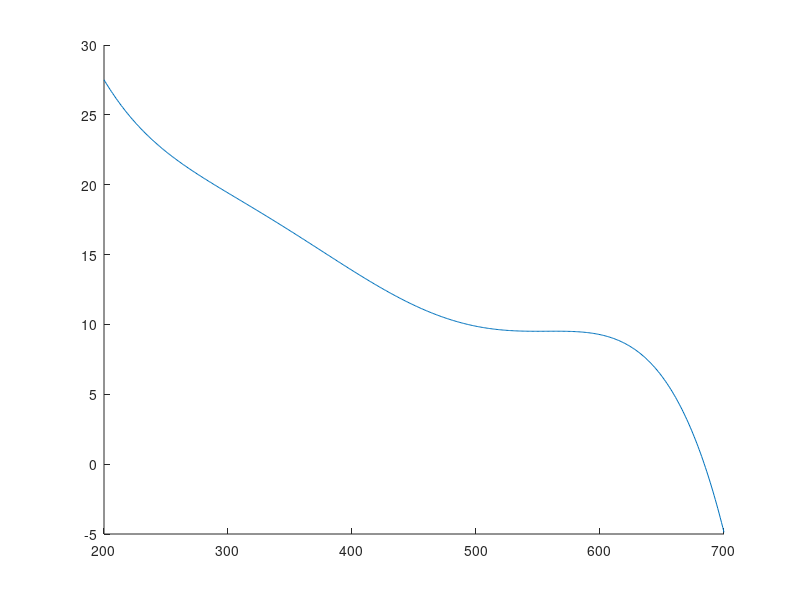
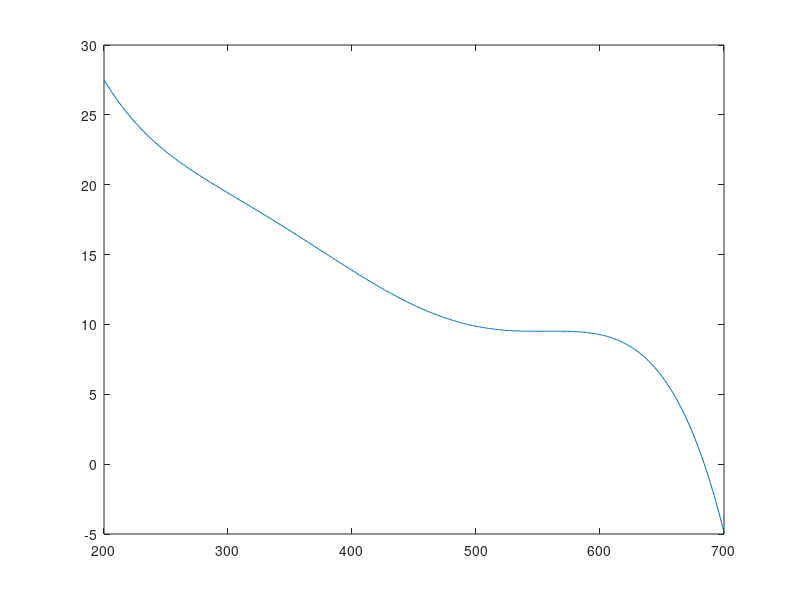

The MATLAB script that drew these images, in order:
m = 4096;
c = [200.3775041
-2.265766565
0.011639533
-2.99194E-05
3.74087E-08
-1.81E-11];
ca = m*c;

x = [200:700];

y = c(1) + c(2)*x + c(3)*x.^2 + c(4)*x.^3 + c(5)*x.^4 + c(6)*x.^5;
ya = (ca(1) + ca(2)*x + ca(3)*x.^2 + ca(4)*x.^3 + ca(5)*x.^4 + ca(6)*x.^5)/m;

hold on;
figure(1);
plot(x, y);
figure(2);
plot(x, ya);
hold off;
